Frame 1 (no input): blank canvas, image omitted
Frame 60 (no input): blank canvas, image omitted
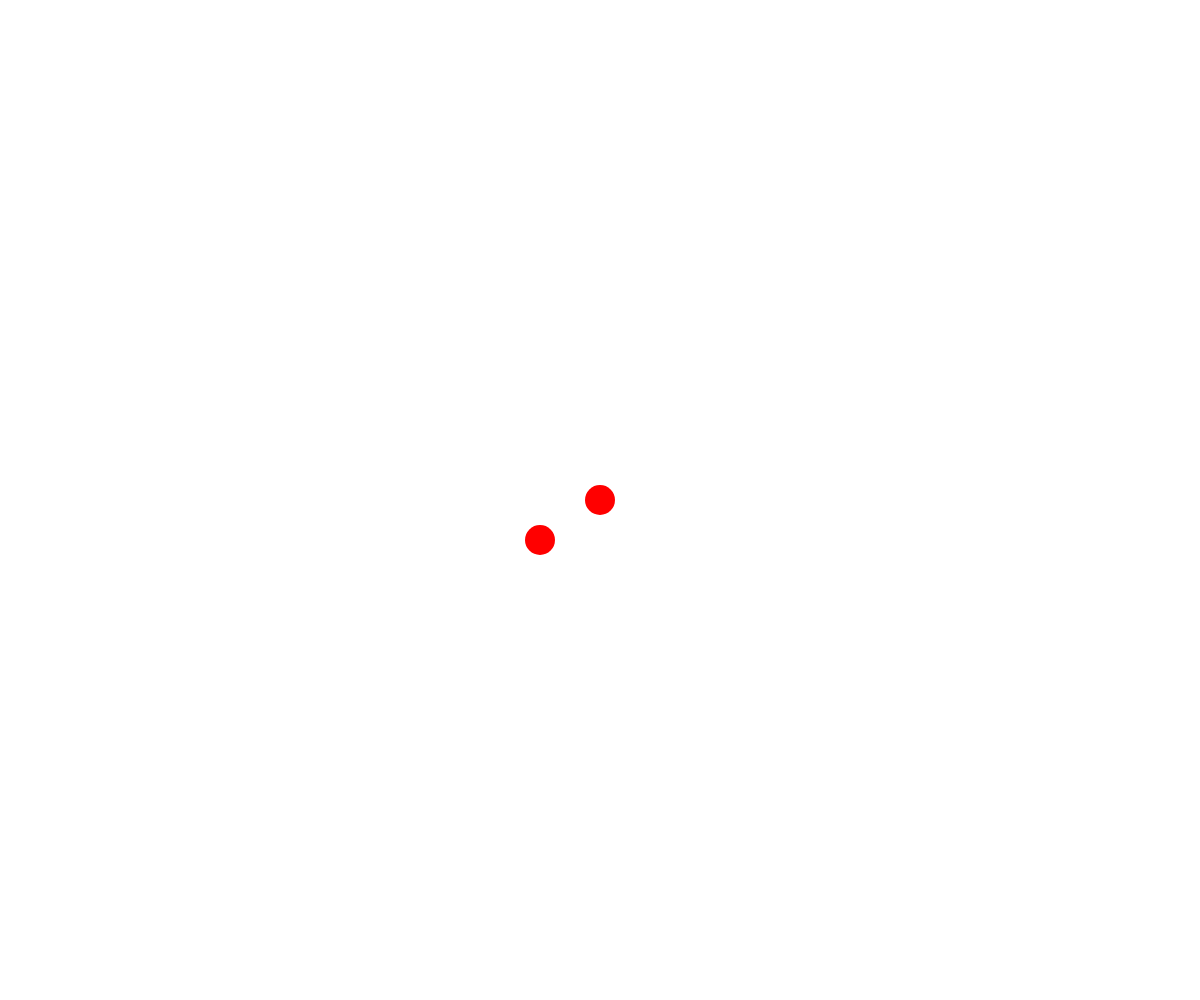
Frame 120 (the mouse pressed at the canvas centre since frame 60)

The p5.js sketch whose frames 1 and 60 were blank and that drew this single picture after the mouse press (run headless with seeded random() and noise() and a simulated clock; from frame 60 on, the mouse is pressed at the canvas centre):

// p5.js sketch
// ── sketch.js
let canvas;
function setup() {
    canvas = createCanvas(windowWidth, windowHeight)
    canvas.position(0, 0);
    canvas.style("z-index", -2)
   // background(0, 255, 255)
}

function windowResized() {
    resizeCanvas(windowWidth, windowHeight);
   // background(0, 255, 255)
}

function mouseMoved() {
  drawdots(mouseX, mouseY);
  drawdots(mouseX -60, mouseY + 40);

}
function draw() {
 if(mouseX <=200 && mouseY <=200){
   fill(255, 0, 0);
  } else if(mouseX >200 && mouseY <=200){
    fill(0, 100, 200);
  } else if (mouseX <= 200 && mouseY >200){
    fill(0,100,0);} else if (mouseX =>200 && mouseY > 200) {fill(0,0,100);}
  }
function drawdots(_x,_y){
     strokeWeight(0);
   //fill(random(200, 255), random(200, 255), random(200, 255));
    ellipse(_x, _y, 30, 30) 
}
